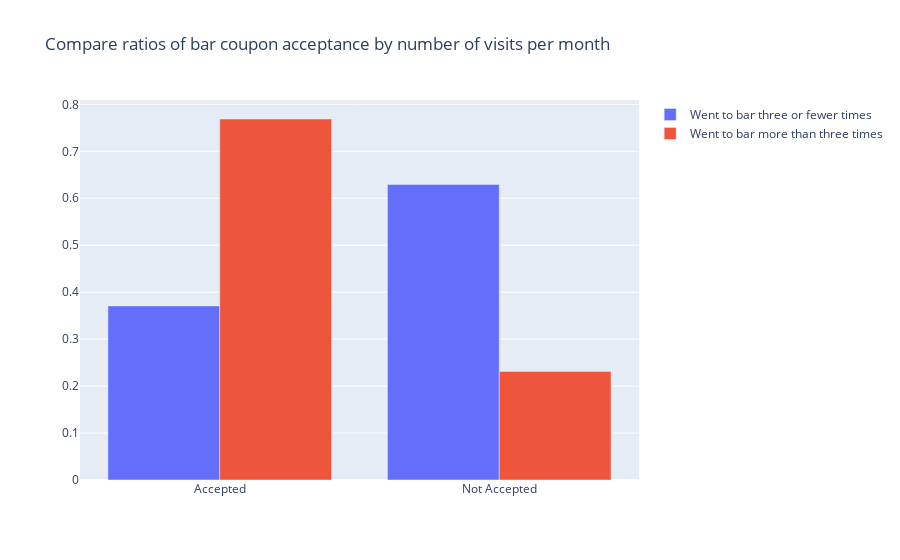

The cell this chart's notebook holds for it:
### Code cell
branches = ['Accepted' , 'Not Accepted']
ratio_bar_coupons_lessthan4 = data_accepted_bar_coupons_lessthan4.shape[0] / data_bar_coupons_lessthan4.shape[0]
trace1 = go.Bar(
   x = branches,
   y = [ratio_bar_coupons_lessthan4,1-ratio_bar_coupons_lessthan4],
   name = 'Went to bar three or fewer times'
)
ratio_bar_coupons_4ormore = data_accepted_bar_coupons_4ormore.shape[0] / data_bar_coupons_4ormore.shape[0]
trace2 = go.Bar(
   x = branches,
   y =  [ratio_bar_coupons_4ormore, 1-ratio_bar_coupons_4ormore],
   name = 'Went to bar more than three times'
)
data = [trace1, trace2]
layout = go.Layout(barmode = 'group', title = "Compare ratios of bar coupon acceptance by number of visits per month")
fig = go.Figure(data = data, layout = layout)
fig.show()

### Figure 1 — Plotly figure (JSON) as saved in the notebook; plotly's stock layout.template omitted (floating-point values rounded to 4 significant figures)
{"data": [{"name": "Went to bar three or fewer times", "type": "bar", "x": ["Accepted", "Not Accepted"], "y": [0.3707, 0.6293]}, {"name": "Went to bar more than three times", "type": "bar", "x": ["Accepted", "Not Accepted"], "y": [0.7688, 0.2312]}], "layout": {"barmode": "group", "title": {"text": "Compare ratios of bar coupon acceptance by number of visits per month"}}}
